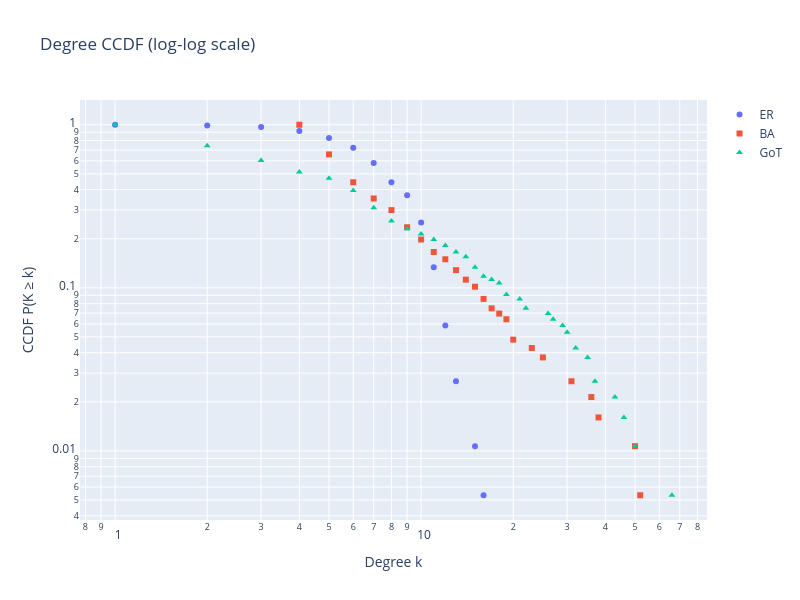

Write notebook code for a chart like this one.
### Markdown cell above
### **1.4 Code and figure**

<font color='red'> *(Your code: build all graphs, reproduce key arrays of degrees, produce the CCDF figure for 1.3.)*

### Code cell
def degree_ccdf(G):
    degrees = np.array([d for _, d in G.degree()])
    values, counts = np.unique(degrees, return_counts=True)
    ccdf = np.cumsum(counts[::-1])[::-1] / counts.sum()
    return values, ccdf

deg_er, ccdf_er = degree_ccdf(G_er)
deg_ba, ccdf_ba = degree_ccdf(G_ba)
deg_got, ccdf_got = degree_ccdf(G_got)

fig = go.Figure()

fig.add_trace(go.Scatter(x=deg_er, y=ccdf_er, mode='markers', name='ER',
                         marker=dict(size=6, symbol='circle')))
fig.add_trace(go.Scatter(x=deg_ba, y=ccdf_ba, mode='markers', name='BA',
                         marker=dict(size=6, symbol='square')))
fig.add_trace(go.Scatter(x=deg_got, y=ccdf_got, mode='markers', name='GoT',
                         marker=dict(size=6, symbol='triangle-up')))

fig.update_xaxes(type='log', title='Degree k')
fig.update_yaxes(type='log', title='CCDF P(K ≥ k)')
fig.update_layout(title='Degree CCDF (log-log scale)', hovermode='closest',
                  width=800, height=600)

fig.show()

### Figure 1 — Plotly figure (JSON) as saved in the notebook; plotly's stock layout.template omitted (floating-point values rounded to 4 significant figures)
{"data": [{"marker": {"size": 6, "symbol": "circle"}, "mode": "markers", "name": "ER", "type": "scatter", "x": [1, 2, 3, 4, 5, 6, 7, 8, 9, 10, 11, 12, 13, 15, 16], "y": [1.0, 0.9893, 0.9679, 0.9144, 0.8289, 0.7219, 0.5829, 0.4439, 0.369, 0.2513, 0.1337, 0.05882, 0.02674, 0.0107, 0.005348]}, {"marker": {"size": 6, "symbol": "square"}, "mode": "markers", "name": "BA", "type": "scatter", "x": [4, 5, 6, 7, 8, 9, 10, 11, 12, 13, 14, 15, 16, 17, 18, 19, 20, 23, 25, 31, 36, 38, 50, 52], "y": [1.0, 0.6578, 0.4439, 0.3529, 0.2995, 0.2353, 0.1979, 0.1658, 0.1497, 0.1283, 0.1123, 0.1016, 0.08556, 0.07487, 0.06952, 0.06417, 0.04813, 0.04278, 0.03743, 0.02674, 0.02139, 0.01604, 0.0107, 0.005348]}, {"marker": {"size": 6, "symbol": "triangle-up"}, "mode": "markers", "name": "GoT", "type": "scatter", "x": [1, 2, 3, 4, 5, 6, 7, 8, 9, 10, 11, 12, 13, 14, 15, 16, 17, 18, 19, 21, 22, 26, 27, 29, 30, 32, 35, 37, 43, 46, 50, 66], "y": [1.0, 0.7433, 0.6043, 0.5134, 0.4706, 0.3957, 0.3102, 0.2567, 0.2299, 0.2139, 0.1979, 0.1818, 0.1658, 0.1551, 0.1337, 0.1176, 0.1123, 0.107, 0.09091, 0.08556, 0.07487, 0.06952, 0.06417, 0.05882, 0.05348, 0.04278, 0.03743, 0.02674, 0.02139, 0.01604, 0.0107, 0.005348]}], "layout": {"height": 600, "hovermode": "closest", "title": {"text": "Degree CCDF (log-log scale)"}, "width": 800, "xaxis": {"title": {"text": "Degree k"}, "type": "log"}, "yaxis": {"title": {"text": "CCDF P(K ≥ k)"}, "type": "log"}}}
